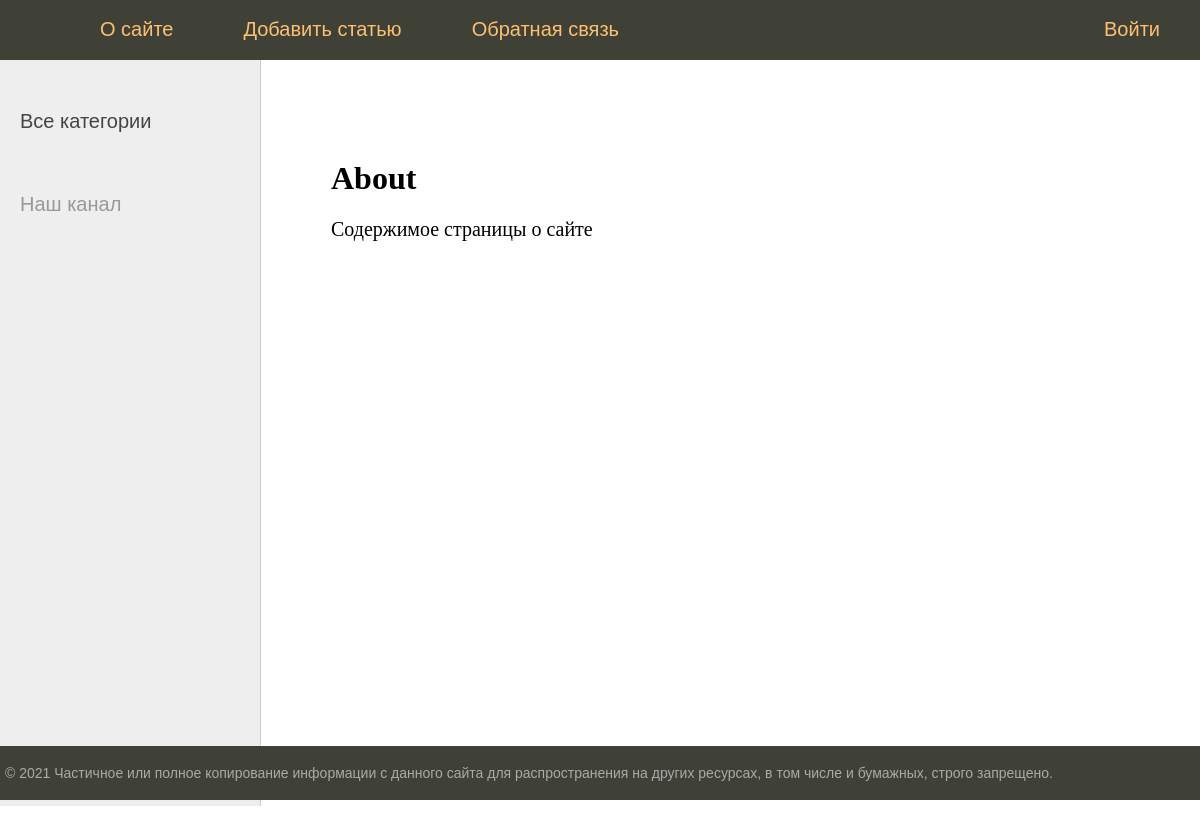
Page /about/ on the earlier database version.
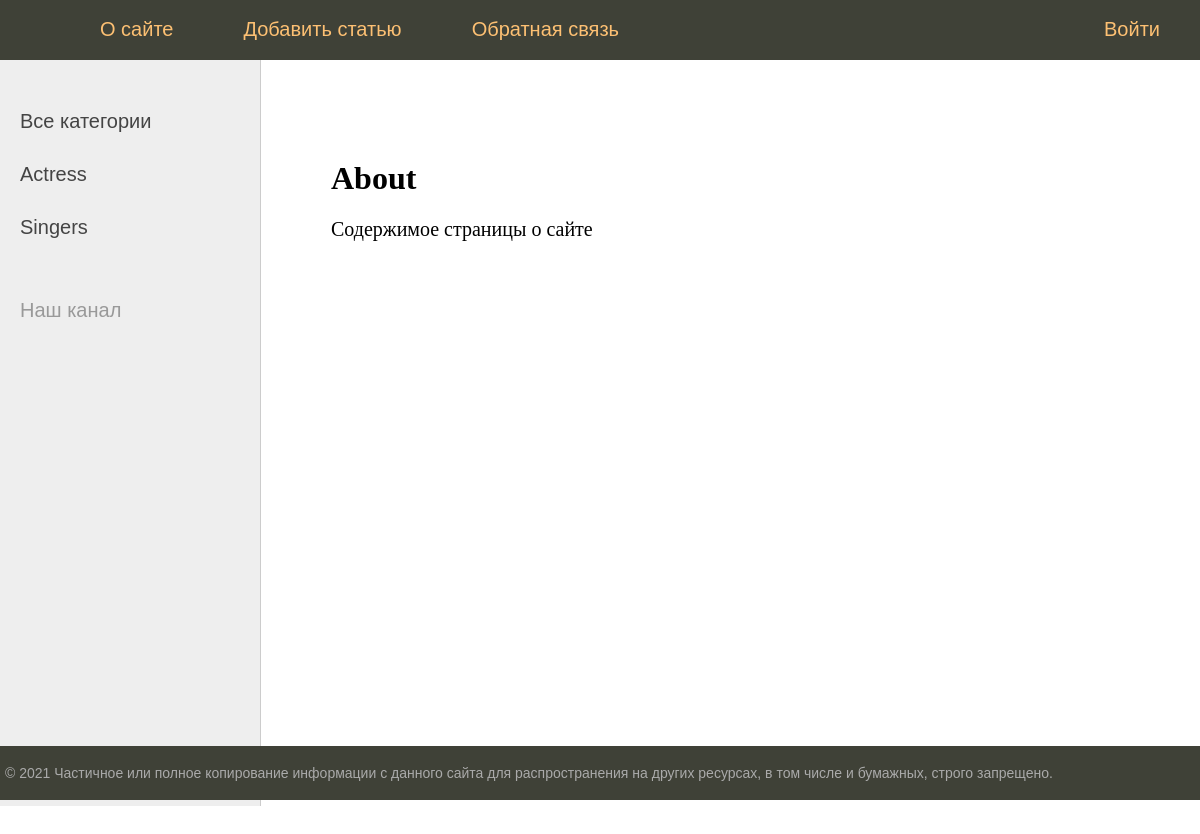
Same page on the later database version.
### women/models.py (models this page shows, shortened)
class Category(models.Model):
    name = models.CharField(max_length=100, db_index=True, verbose_name='category')
    def get_absolute_url(self):
        return reverse('category', kwargs={'cat_id': self.pk})
    class Meta:
        verbose_name = 'Category'
        verbose_name_plural = 'Categories'
        ordering = ['id']

### women/views.py (the view)
# urls.py: path('about/', about, name='about'),
def about(request):
    context = {
        'menu': menu,
        'title': 'About'
    }
    return render(request, 'women/about.html', context=context)

### women/templatetags/women_tags.py (called while the page is built)
@register.inclusion_tag(filename='women/list_categories.html')
def show_categories(sort=None, cat_selected=0):
    if not sort:
        cats = Category.objects.all()
    else:
        cats = Category.objects.order_by(sort)
    return {'cats': cats, 'cat_selected': cat_selected}

### women/templates/women/about.html
{% extends 'women/base.html' %}
{% block content %}
<h1>{{title}}</h1>
<p>Содержимое страницы о сайте
{% endblock %}

### women/templates/women/base.html (shortened to what this page needs)
{% load women_tags %}
{% load static %}
<!DOCTYPE html>
<html>
<head>
	<link type="text/css" href="{% static 'women/css/styles.css' %}" rel="stylesheet" />
</head>
<body>
<table class="table-page" border=0 cellpadding="0" cellspacing="0">
<tr><td valign=top>
{% block mainmenu %}
		<div class="header">
			<ul id="mainmenu" class="mainmenu">
			<li class="logo"><a href="{% url 'home' %}"><div class="logo"></div></a></li>
{% for m in menu %}
	{% if not forloop.last %}
			<li><a href="{% url m.url_name %}">{{m.title}}</a></li>
	{% else %}
			<li class="last"><a href="{% url m.url_name %}">{{m.title}}</a></li>
	{% endif %}
{% endfor %}
			</ul>
		</div>
{% endblock mainmenu %}
<table class="table-content" border=0 cellpadding="0" cellspacing="0">
<tr>
	<td valign="top" class="left-chapters">
	<ul id="leftchapters">
		{% if cat_selected == 0 %}
		<li class="selected">Все категории</li>
		{% else %}
				<li><a href="{% url 'home' %}">Все категории</a></li>
		{% endif %}
		{% show_categories 'name' cat_selected %}
		<li class="share">
		<p>Наш канал</p>
		<a class="share-yt" href="https://www.youtube.com/channel/UClJzWfGWuGJL2t-3dYKcHTA/playlists" target="_blank" rel="nofollow"></a>
		</li>
	</ul>
</td>
<td valign="top" class="content">
	<div class="content-text">
{% block content %}
{% endblock %}
	</div>
</td></tr></table>
</td></tr>
<tr><td valign=top>
	<div id="footer">
		<p>&copy; 2021 Частичное или полное копирование информации с данного сайта для распространения на других ресурсах, в том числе и бумажных, строго запрещено.</p>
	</div>
</td></tr></table>
</body>
</html>

### women/templates/women/list_categories.html
{% for c in cats %}
    {% if c.pk == cat_selected %}
        <li class="selected">{{c.name}}</li>
    {% else %}
        <li><a href="{{ c.get_absolute_url }}">{{c.name}}</a></li>
    {% endif %}
{% endfor %}

### women/static/women/css/styles.css (style rules this page uses)
html, body { font-family: 'Arial'; margin: 0; padding: 0; height: 100%; width: 100%; color: #444; }
a { color: #0059b2; text-decoration: none; }
.table-page { width: 100%; height: 100%; vertical-align: top; }
.table-page tr { height: 100%; }
.header { background: #3F4137; height: 60px; }
.logo { background: url('../images/logo.png') no-repeat 10px 5px; width: 70px; height: 60px; }
ul.mainmenu { list-style: none; margin: 0; padding: 0; height: 60px; color: #fdc073; font-size: 20px; overflow: hidden; }
ul.mainmenu li { float: left; margin: 18px 40px 0 30px; }
ul.mainmenu li.logo { margin: 0; }
ul.mainmenu li.last { float: right; }
ul.mainmenu li a { color: #fdc073; text-decoration: none; }
.table-content { width: 100%; min-height: 100%; height: 100%; }
.left-chapters { margin: 0; background: #eee; border-right: 1px solid #ccc; min-height: 100%; }
.left-chapters ul { width: 230px; min-height: 100%; margin: 0; padding: 20px 10px 10px 20px; list-style: none; font-size: 20px; }
.left-chapters ul li { margin: 30px 0 0 0; color: #999; }
.left-chapters ul li a { color: #444; text-decoration: none; }
.left-chapters ul li.share { margin: 60px 0 0 0; }
.left-chapters ul li.share p { margin: 30px 0 30px 0; }
.left-chapters ul li.share a { display: inline-block; width: 40px; height: 40px; margin: 0 20px 0 0; }
.left-chapters ul li.share a.share-yt { width: 100%; height: 30px; background: url('../images/share_yt.png') no-repeat 0 0 }
.content { padding: 40px 20px 20px 40px; width: 100%; box-sizing: border-box; }
.content-text { margin: 60px 0 0 30px; color: #000; font-size: 20px; font-family: Yandex Sans Display Light; }
.content-text h1 { font-size: 32px; }
#footer { box-sizing: border-box; background: #3F4137; padding: 5px; color: #aaa; font-size: 14px; font-family: Verdana, Geneva, Arial, Helvetica; text-align: left; overflow: hidden; }

Differences in the rows shown:
added Category: name "Actress"
added Category: name "Singers"
